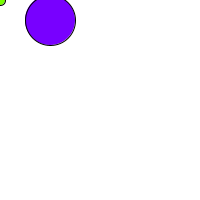
Frame 1 (no input)
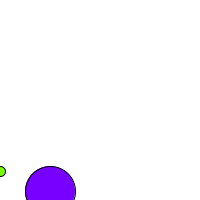
Frame 60 (the mouse pressed at the canvas centre just before this capture)
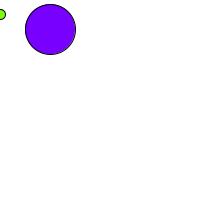
Frame 120 (the mouse held since frame 60 and released just before this capture)

The Processing sketch that drew these frames (run headless with seeded random() and noise(); from frame 60 on, the mouse is pressed at the canvas centre):

// Processing sketch: exercise_8_5
// ── exercise_8_5.pde
Ball [] balls = new Ball [2];

void setup() {
  size(200, 200);
  for (int i = 0; i < balls.length; i++) {
    balls[i] = new Ball(50*i, 20*i, color(120, map(i, 0, 1, 255, 0), map(i, 0, 1, 0, 255)), (int) map(i, 0, 1, 10, 50));
  }
}
void draw() {
  background(255);
  for (int i = 0; i < balls.length; i++) {
    balls[i].display();
    balls[i].gravity();
    balls[i].checkBottomCollision();
  }
}

// ── ball.pde
class Ball {
  float x, y, speed, gravity;
  int size;
  color circleColor;

  Ball(float x_, float y_, color circleColor_, int size_) {
    x = x_;
    y = y_;
    speed = 0;
    size = size_;
    circleColor = circleColor_;
    gravity = 0.1;
  }

  void display() {
    fill(circleColor);
    stroke(0);
    ellipse(x, y, size, size);
  }

  void gravity() {
    y = y + speed;
    // Add gravity to speed
    speed = speed + gravity;
  }

  void checkBottomCollision() {
    if (y > height) {
      speed = speed * -0.95;
      y = height;
    }
  }
}
